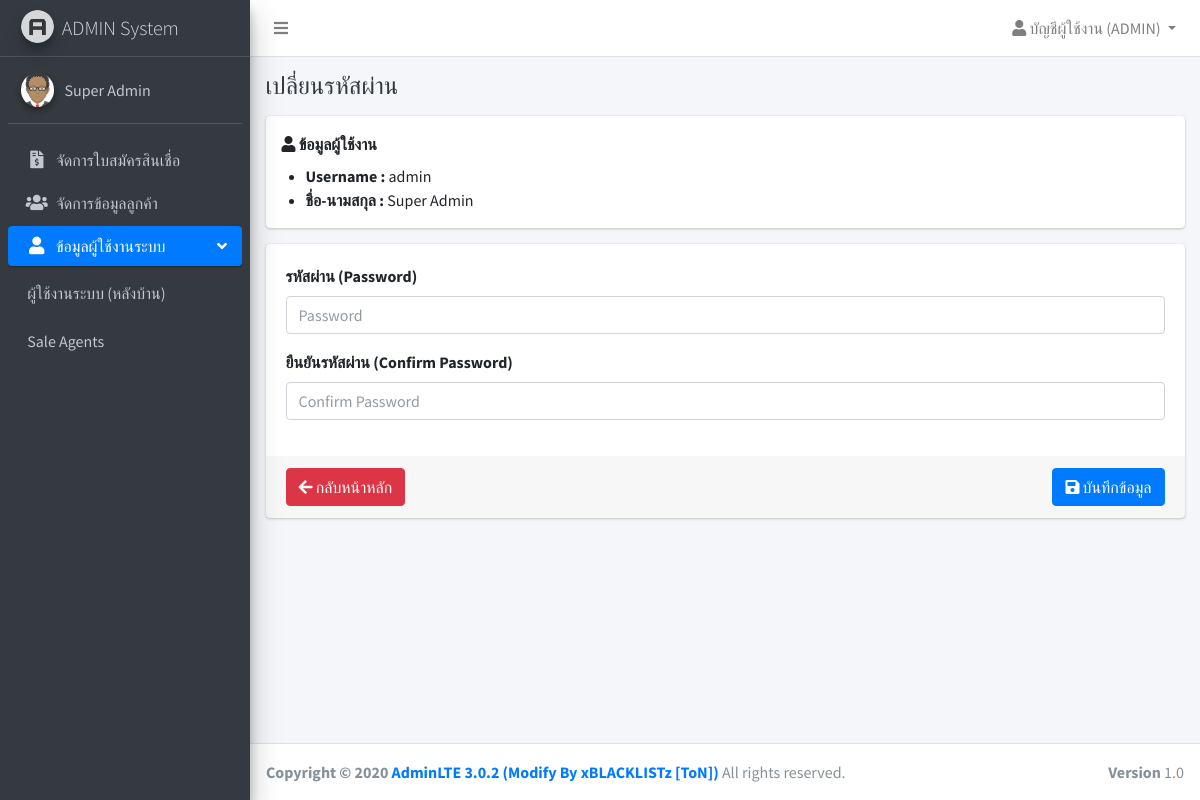
Screenshot of /admin/users/password.php?id=1&page=admins (signed in) with the database file from the repository.
### tables this page shows
CREATE TABLE `users` (
  `id` int(11) NOT NULL,
  `username` varchar(32) NOT NULL,
  `password` varchar(64) NOT NULL,
  `name` varchar(255) NOT NULL,
  `is_owner` int(1) NOT NULL,
  `role` varchar(10) NOT NULL,
  `created_at` timestamp NOT NULL DEFAULT current_timestamp(),
  `updated_at` timestamp NULL DEFAULT NULL ON UPDATE current_timestamp()
);

### app/SQLiManager.php (called while the page is built, shortened)
<?php
if(class_exists('SQLiManager') === false)
{
	class SQLiManager{
		var $table;
		var $field;
		var $condition;
		public function SQLiManager()
		{
			$this->connect = mysqli_connect(DB_HOST,DB_USER,DB_PASS,DB_NAME);
			$cs1 = "SET character_set_results=utf8";
			mysqli_query($this->connect,$cs1) or die('Error query: ' . mysqli_error($this->connect));
			$cs2 = "SET character_set_client = utf8";
			mysqli_query($this->connect,$cs2) or die('Error query: ' . mysqli_error($this->connect));
			$cs3 = "SET character_set_connection = utf8";
			mysqli_query($this->connect,$cs3) or die('Error query: ' . mysqli_error($this->connect));
			$this->field="*";
		}
		public function select()
		{
			$this->sql="SELECT $this->field FROM $this->table $this->condition";
			$result=mysqli_query($this->connect,$this->sql) or trigger_error(mysqli_error($this->connect),E_USER_ERROR);
			return $result;
		}
	}
}
?>

### app/check_auth.php (called while the page is built, shortened)
<?php
$sql = new SQLiManager();
if( !empty($_SESSION["admin"]) ){
	$sql->table = "users";
	$sql->field = "name, username";
	$sql->condition = "WHERE id={$_SESSION["admin"]}";
	$rsAuth = $sql->select();
}
if( !empty($rsAuth) ){
	if( mysqli_num_rows($rsAuth) <= 0 ){
		session_destroy();
		ob_clean();
		header("location:".URL);
	}
	else{
		$auth = mysqli_fetch_assoc($rsAuth);
	}
}

### admin/layouts/menu_init.php (called while the page is built)
<?php
$menu[] = ["label"=>"จัดการใบสมัครสินเชื่อ", "key"=>"borrows", "url"=>URL."admin/borrows", 'icon'=>'fas fa-file-invoice-dollar'];
$menu[] = ["label"=>"จัดการข้อมูลลูกค้า", "key"=>"customers", "url"=>URL."admin/customers", 'icon'=>'fa fa-users'];
$sub_admin[] = ["label"=>"ผู้ใช้งานระบบ (หลังบ้าน)", "key"=>"admins", "url"=>URL."admin/users", 'icon'=>''];
$sub_admin[] = ["label"=>"Sale Agents", "key"=>"users", "url"=>URL."admin/sales", 'icon'=>''];
$menu[] = ["label"=>"ข้อมูลผู้ใช้งานระบบ", "key"=>"admins", 'icon'=>'fa fa-user', "sub"=>$sub_admin];

### admin/users/password.php (the view, shortened to what this page needs)
<?php
$_title = "เปลี่ยนรหัสผ่าน";
include("../layouts/header.php");
include($_pathURL."admin/layouts/navbar.php");
include($_pathURL."admin/layouts/menu.php");
if( !empty($_GET["id"]) ){
	$sql->table = "users";
	$sql->condition = "WHERE id={$_GET["id"]} LIMIT 1";
	$query = $sql->select();
	$result = mysqli_fetch_assoc($query);
}
?>
<div class="content-wrapper">
	<div class="content-header">
		<div class="container-fluid">
			<div class="row">
				<div class="col-sm-12">
					<div class="clearfix">
						<h4 class="m-0 text-dark float-left"><?= !empty($_title) ? $_title : "" ?></h4>
					</div>
				</div>
			</div>
		</div>
	</div>
	<section class="content">
		<div class="container-fluid">
			<div class="card">
				<label class="ml-3 mt-3"><i class="fa fa-user"></i> ข้อมูลผู้ใช้งาน</label>
				<ul>
					<li><span style="font-weight: bold;">Username :</span> <?=$result["username"]?></li>
					<li><span style="font-weight: bold;">ชื่อ-นามสกุล :</span> <?=$result["name"]?></li>
				</ul>
			</div>
			<div class="card">
				<form class="form-submit" action="<?=URL?>admin/users/change_password.php?page=<?=$_GET["page"]?>" method="POST">
					<div class="card-body">
						<div class="form-group">
							<label for="password">รหัสผ่าน (Password)</label>
							<input type="password" class="form-control" id="password" name="password" placeholder="Password">
						</div>
						<div class="form-group">
							<label for="password2">ยืนยันรหัสผ่าน (Confirm Password)</label>
							<input type="password" class="form-control" id="password2" name="password2" placeholder="Confirm Password">
						</div>
					</div>
					<div class="card-footer">
						<div class="clearfix">
							<a href="<?=URL?>admin/users/?page=<?=$_GET["page"]?>" class="btn btn-danger float-left">
								<i class="fa fa-arrow-left"></i> กลับหน้าหลัก
							</a>
							<button type="submit" class="btn btn-primary btn-submit float-right">
								<i class="fa fa-save"></i> บันทึกข้อมูล
							</button>
						</div>
					</div>
				</form>
			</div>
		</div>
	</section>
</div>
<?php
include($_pathURL."admin/layouts/footer.php");
?>

### admin/layouts/navbar.php (shortened to what this page needs)
<nav class="main-header navbar navbar-expand navbar-white navbar-light">
	<ul class="navbar-nav">
		<li class="nav-item">
			<a class="nav-link" data-widget="pushmenu" href="#"><i class="fas fa-bars"></i></a>
		</li>
	</ul>
	<ul class="navbar-nav ml-auto">
		<li class="nav-item dropdown">
			<a class="nav-link dropdown-toggle" href="#" id="navbarDropdown" role="button" data-toggle="dropdown" aria-haspopup="true" aria-expanded="false">
				<i class="fa fa-user"></i> บัญชีผู้ใช้งาน (<?=strtoupper($auth["username"])?>)
			</a>
		</li>
	</ul>
</nav>

### admin/layouts/menu.php (shortened to what this page needs)
<aside class="main-sidebar sidebar-dark-primary elevation-4">
	<a href="index3.html" class="brand-link">
		<img src="<?=IMAGES?>/AdminLTELogo.png" alt="AdminLTE Logo" class="brand-image img-circle elevation-3"
		style="opacity: .8">
		<span class="brand-text font-weight-light">ADMIN System</span>
	</a>
	<div class="sidebar">
		<div class="user-panel mt-3 pb-3 mb-3 d-flex">
			<div class="image">
				<img src="<?=IMAGES?>/avatar.png" class="img-circle elevation-2" alt="User Image">
			</div>
			<div class="info">
				<a href="" class="d-block"><?=$auth["name"]?></a>
			</div>
		</div>
          <?php include("menu_init.php"); ?>
		<nav class="mt-2">
			<ul class="nav nav-pills nav-sidebar flex-column" data-widget="treeview" role="menu" data-accordion="false">
               <?php
               foreach ($menu as $key => $value) {
                    if( empty($value["sub"]) ){
                         ?>
                         <li class="nav-item">
                              <a href="<?=$value["url"]?>?page=<?=$value['key']?>" class="nav-link <?= $value['key'] == $_GET['page'] ? "active" : "" ?>">
                                   <i class="nav-icon <?=$value["icon"]?>"></i>
                                   <p>
                                        <?=$value["label"]?>
                                   </p>
                              </a>
                         </li>
                         <?php
                    }
                    else{
                         ?>
                         <li class="nav-item has-treeview <?= $value['key'] == $_GET['page'] ? "menu-open" : "" ?>">
                              <a href="#" class="nav-link <?= $value['key'] == $_GET['page'] ? "active" : "" ?>">
                                   <i class="nav-icon <?=$value["icon"]?>"></i>
                                   <p>
                                        <?=$value["label"]?>
                                        <i class="right fas fa-angle-left"></i>
                                   </p>
                              </a>
                              <ul class="nav nav-treeview">
                                   <?php
                                   foreach ($value["sub"] as $sub) {
                                        ?>
                                        <li class="nav-item">
                                             <a href="<?=$sub['url']?>?page=<?=$value["key"]?>&sub=<?=$sub["key"]?>" class="nav-link  <?= $sub['key'] == $_GET['sub'] ? "active" : "" ?>">
                                                  <p><?=$sub['label']?></p>
                                             </a>
                                        </li>
                                        <?php
                                   }
                                   ?>
                              </ul>
                         </li>
                         <?php
                    }
               }
               ?>
          </ul>
      </nav>
  </div>
</aside>

### rows the page displays
users: username "ADMIN", name "Super Admin", username "admin"

### other values shown
$value["label"] "จัดการใบสมัครสินเชื่อ"
$value["label"] "จัดการข้อมูลลูกค้า"
$value["label"] "ข้อมูลผู้ใช้งานระบบ"
$sub['label'] "ผู้ใช้งานระบบ (หลังบ้าน)"
$sub['label'] "Sale Agents"
$_title "เปลี่ยนรหัสผ่าน"
